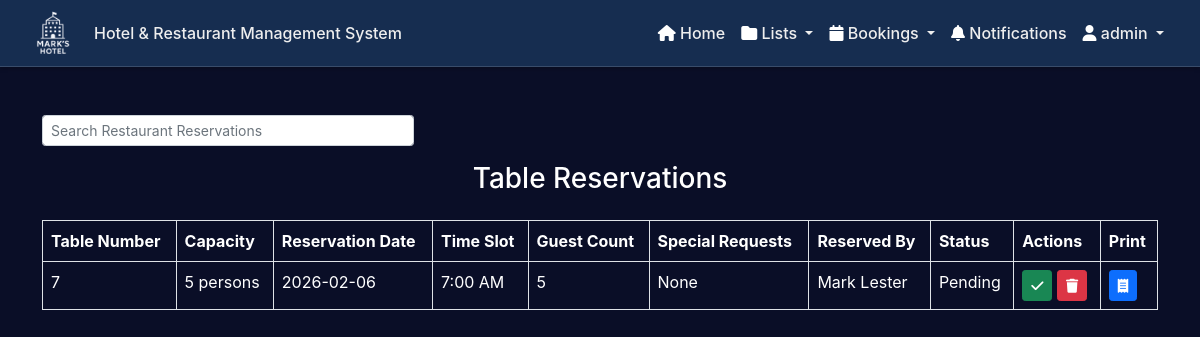
Before: /admin/tablesReservation.php (signed in) with the older database file.
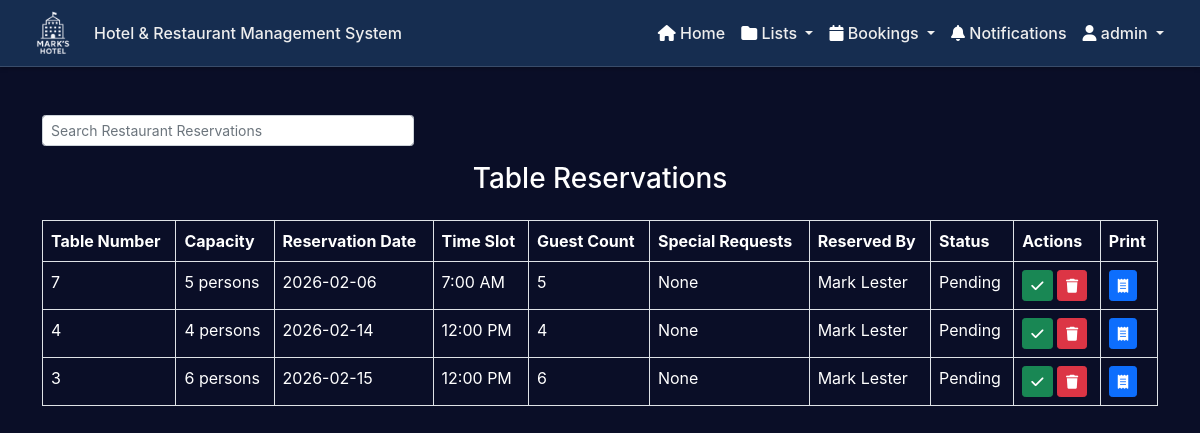
After: the same page with the newer database file.
### tables this page shows
CREATE TABLE `table_reservations` (
  `reservation_id` int(11) NOT NULL,
  `table_id` int(11) NOT NULL,
  `reservation_date` date NOT NULL,
  `time_slot` time NOT NULL,
  `guest_count` int(11) NOT NULL,
  `special_requests` text DEFAULT NULL,
  `user_id` int(11) NOT NULL,
  `status` enum('pending','done','cancelled','confirmed') DEFAULT 'pending'
);

CREATE TABLE `restaurant_tables` (
  `table_id` int(11) NOT NULL,
  `table_number` int(11) NOT NULL,
  `capacity` int(11) NOT NULL,
  `position_x` int(11) NOT NULL,
  `position_y` int(11) NOT NULL,
  `location` varchar(255) NOT NULL
);

CREATE TABLE `users` (
  `user_id` int(11) NOT NULL,
  `name` varchar(255) NOT NULL,
  `address` varchar(50) NOT NULL,
  `email` varchar(50) NOT NULL,
  `password` varchar(50) NOT NULL,
  `role` varchar(20) DEFAULT NULL,
  `phone` tinytext DEFAULT NULL
);

### controllers/tablesReservationController.php (called while the page is built, shortened)
<?php
require_once '../components/connection.php';
require_once '../models/tablesReservationModel.php';
try {
    $tablesModel = new TablesModel();
    $reservations = $tablesModel->getReservations($con);
} catch (Exception $e) {
    die('Error: ' . $e->getMessage());
}
?>

### models/tablesReservationModel.php (called while the page is built, shortened)
<?php
    class TablesModel {
        public function getReservations($con) {
            try{
                $query = "
                    SELECT
                        r.reservation_id,
                        r.reservation_date,
                        r.time_slot,
                        r.guest_count,
                        r.special_requests,
                        r.status, -- Include the status column
                        t.table_number,
                        t.capacity,
                        u.name,
                        u.email
                    FROM table_reservations r
                    INNER JOIN restaurant_tables t ON r.table_id = t.table_id
                    INNER JOIN users u ON r.user_id = u.user_id
                    ORDER BY r.reservation_date, r.time_slot
                ";
                $result = mysqli_query($con, $query);
                $reservations = [];
                while ($row = mysqli_fetch_assoc($result)) {
                    $reservations[] = $row;
                }
                return $reservations;
            }catch( Exception $e ){
                throw new Exception("Error fetching Reservations: " . $e->getMessage(), 500);
            }
        }
    }
?>

### admin/tablesReservation.php (the view, shortened to what this page needs)
<?php
require_once '../components/connection.php';
require_once '../controllers/tablesReservationController.php';
?>
<!DOCTYPE html>
<html lang="en">
<head>
    <link href="https://cdn.jsdelivr.net/npm/bootstrap@5.0.2/dist/css/bootstrap.min.css" rel="stylesheet">
    <link rel="stylesheet" href="../css/customAdminHeader.css">
    <link rel="stylesheet" href="https://cdnjs.cloudflare.com/ajax/libs/font-awesome/6.7.2/css/all.min.css">
    <link rel="stylesheet" href="../css/notifications.css">
    <link rel="stylesheet" href="../css/app.css">
</head>
<body>
    <?php require_once '../components/header_admin.php'; ?>
    <div class="container mt-5">
        <div class="text-end col-md-4 mb-3">
            <input type="text" class="form-control form-control-sm mb-3" id="SearchInput" placeholder="Search Restaurant Reservations" onkeyup="filterTable()">
        </div>
        <h3 class="mb-4 text-center">Table Reservations</h3>
        <table class="table table-bordered table-white" id="reservationsTable">
            <thead>
                <tr>
                    <th>Table Number</th>
                    <th>Capacity</th>
                    <th>Reservation Date</th>
                    <th>Time Slot</th>
                    <th>Guest Count</th>
                    <th>Special Requests</th>
                    <th>Reserved By</th>
                    <th>Status</th>
                    <th>Actions</th>
                    <th>Print</th>
                </tr>
            </thead>
            <tbody>
                <?php if (!empty($reservations)): ?>
                    <?php foreach ($reservations as $reservation): ?>
                        <tr>
                            <td><?php echo $reservation['table_number']; ?></td>
                            <td><?php echo $reservation['capacity']; ?> persons</td>
                            <td><?php echo $reservation['reservation_date']; ?></td>
                            <td>
                                <?php
                                $time = date("g:i A", strtotime($reservation['time_slot']));
                                echo $time;
                                ?>
                            </td>
                            <td><?php echo $reservation['guest_count']; ?></td>
                            <td><?php echo $reservation['special_requests'] ?: 'None'; ?></td>
                            <td><?php echo $reservation['name']; ?></td>
                            <td><?php echo ucfirst($reservation['status']); ?></td>
                            <td>
                                <button class="btn btn-success btn-sm mark-done" data-id="<?php echo $reservation['reservation_id']; ?>"> <i class="fas fa-check"></i> </button>
                                <button class="btn btn-danger btn-sm delete-reservation" data-id="<?php echo $reservation['reservation_id']; ?>"> <i class="fas fa-trash"></i> </button>
                            </td>
                            <td>
                                <button class="btn btn-primary btn-sm print-receipt" data-id="<?php echo $reservation['reservation_id']; ?>"><i class="fas fa-receipt"></i></button>
                            </td>
                        </tr>
                    <?php endforeach; ?>
                <?php else: ?>
                    <tr>
                        <td colspan="10" class="text-center">No reservations found.</td>
                    </tr>
                <?php endif; ?>
            </tbody>
        </table>
    </div>
</body>
</html>

Changed rows visible on the page:
added table_reservations: table.table_number "4", table.capacity "4", reservation_date "2026-02-14", time_slot "12:00 PM", guest_count "4", special_requests "None", user.name "Mark Lester", status "Pending"
added table_reservations: table.table_number "3", table.capacity "6", reservation_date "2026-02-15", time_slot "12:00 PM", guest_count "6", special_requests "None", user.name "Mark Lester", status "Pending"
